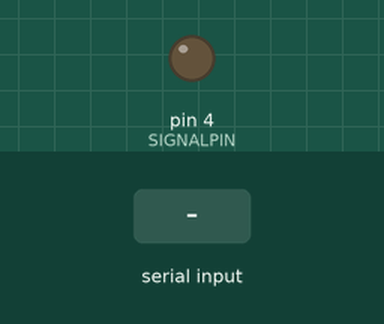
Simulated run of this sketch. Board: Arduino Uno, built with avr-gcc and run on an emulated ATmega328P. On the bench: output pins drawn as LEDs (lit = HIGH). The inputs (shaded band) are chosen by the test bench.

Above: at 1.2 s.
1.3 s: "." received over Serial
At 1.55 s:
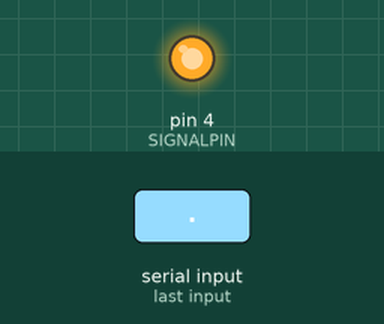
4.3 s: byte 32 (' ') received over Serial
At 4.8 s:
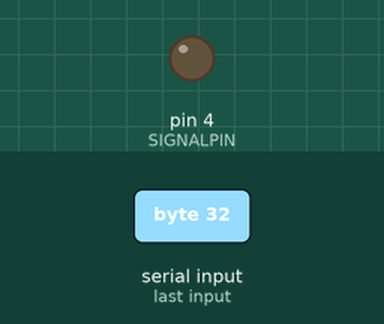
5.8 s: ";" received over Serial
At 6.55 s:
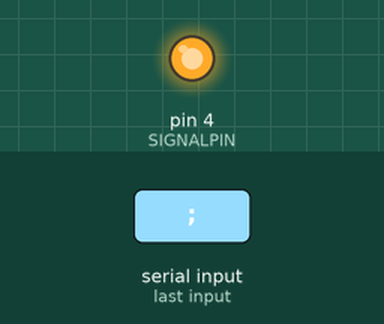
Timing chart, 0 to 14.8 s (numbered marks = the images above; inputs shaded):
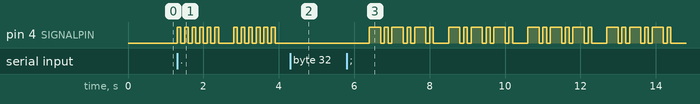

The sketch:

Morse_Code_sender.ino
```cpp
const uint32_t DOTTIME = 100;
const uint8_t SIGNALPIN = 4;

void LexFlash(const char* letter);
void Flash(int n);

//Morse codes (0 is DIT, 1 is DAH)
const char* letters[] =
{
  "01", "1000", "1010", "100", "0", "0010", "110", "0000", "00", //A to I
  "0111", "101", "0100", "11", "10", "111", "0110", "1101", "010", //J to R
  "000", "1", "001", "0001", "011", "1001", "1011", "1100"         //S to Z
};

const char* numbers[] =
{
  "11111", "01111", "00111", "00011", "00001", //0 to 4
  "00000", "10000", "11000", "11100", "11110"  //5 to 9
};

const char* spec_symb[] =
{
  "000000", "101010", "010101", "111000",     //". ; , :"
  "001100", "110011", "100001"                //"? ! -"
};

void setup()
{
  pinMode(SIGNALPIN, OUTPUT);
  Serial.begin(9600);
}

void loop()
{
  static char lex = 0;  //1 letter from Serial
  if (Serial.available() > 0)
    lex = Serial.read();

  if ((lex >= 'a') && (lex <= 'z'))
    LexFlash(letters[lex - 'a']);
  if ((lex >= 'A') && (lex <= 'Z'))
    LexFlash(letters[lex - 'A']);
  if ((lex >= '0') && (lex <= '9'))
    LexFlash(numbers[lex - '0']);

  switch (lex)
  {
    case '.' : { LexFlash(spec_symb[0]); break; }
    case ';' : { LexFlash(spec_symb[1]); break; }
    case ',' : { LexFlash(spec_symb[2]); break; }
    case ':' : { LexFlash(spec_symb[3]); break; }
    case '?' : { LexFlash(spec_symb[4]); break; }
    case '!' : { LexFlash(spec_symb[5]); break; }
    case '-' : { LexFlash(spec_symb[6]); break; }
  }

  if (lex == ' ')
    delay(DOTTIME * 7);
}

void LexFlash(const char* letter)
{
  int i = 0;
  while (letter[i] != '\0')
  {
    if (letter[i] == '0')
      Flash(1);
    if (letter[i] == '1')
      Flash(3);
    delay(DOTTIME);   //Space between dits & dahs
    i++;
  }
  delay(DOTTIME * 3); //Space between letters
}

void Flash(int n)
{
  digitalWrite(SIGNALPIN, HIGH);
  delay(DOTTIME * n);
  digitalWrite(SIGNALPIN, LOW);

}
```

Measured:
- after the input at 1.3 s, pin 4 (SIGNALPIN): goes 5 × (HIGH 0.10 s, LOW 0.10 s), HIGH 0.10 s, LOW 0.40 s, 5 × (HIGH 0.10 s, LOW 0.10 s), HIGH 0.10 s, then LOW, starting at once
- after the input at 4.3 s, pin 4 (SIGNALPIN): stops changing and stays LOW
- after the input at 5.8 s, pin 4 (SIGNALPIN): LOW → HIGH after 0.60 s, then repeats every 2.1 s: LOW 0.10 s, HIGH 0.10 s, LOW 0.10 s, HIGH 0.30 s, LOW 0.10 s, HIGH 0.10 s, LOW 0.10 s, HIGH 0.30 s, LOW 0.10 s, HIGH 0.10 s, LOW 0.40 s, HIGH 0.30 s
